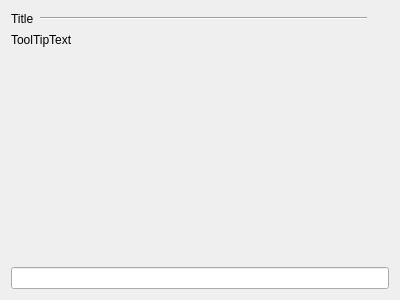
<?xml version="1.0" encoding="UTF-8"?>
<ui version="4.0">
 <class>ArbitraryDoubleSettingWidget</class>
 <widget class="QWidget" name="ArbitraryDoubleSettingWidget">
  <property name="geometry">
   <rect>
    <x>0</x>
    <y>0</y>
    <width>400</width>
    <height>300</height>
   </rect>
  </property>
  <property name="windowTitle">
   <string>Form</string>
  </property>
  <layout class="QVBoxLayout" name="verticalLayout">
   <item>
    <widget class="QFrame" name="frame_2">
     <property name="sizePolicy">
      <sizepolicy hsizetype="Preferred" vsizetype="Maximum">
       <horstretch>0</horstretch>
       <verstretch>0</verstretch>
      </sizepolicy>
     </property>
     <property name="frameShape">
      <enum>QFrame::NoFrame</enum>
     </property>
     <property name="frameShadow">
      <enum>QFrame::Raised</enum>
     </property>
     <layout class="QHBoxLayout" name="horizontalLayout">
      <property name="margin">
       <number>0</number>
      </property>
      <item>
       <widget class="QLabel" name="_title">
        <property name="sizePolicy">
         <sizepolicy hsizetype="Maximum" vsizetype="Fixed">
          <horstretch>0</horstretch>
          <verstretch>0</verstretch>
         </sizepolicy>
        </property>
        <property name="text">
         <string>Title</string>
        </property>
       </widget>
      </item>
      <item>
       <widget class="Line" name="line_2">
        <property name="orientation">
         <enum>Qt::Horizontal</enum>
        </property>
       </widget>
      </item>
      <item>
       <widget class="QPushButton" name="helpIcon">
        <property name="sizePolicy">
         <sizepolicy hsizetype="Maximum" vsizetype="Fixed">
          <horstretch>0</horstretch>
          <verstretch>0</verstretch>
         </sizepolicy>
        </property>
        <property name="maximumSize">
         <size>
          <width>16</width>
          <height>16</height>
         </size>
        </property>
        <property name="text">
         <string/>
        </property>
        <property name="icon">
         <iconset>
          <normaloff>:/Icons/Ressources/HelpButton.png</normaloff>
          <normalon>:/new/Icons/Ressources/HelpButton.png</normalon>:/Icons/Ressources/HelpButton.png</iconset>
        </property>
        <property name="iconSize">
         <size>
          <width>14</width>
          <height>14</height>
         </size>
        </property>
        <property name="checkable">
         <bool>false</bool>
        </property>
        <property name="flat">
         <bool>true</bool>
        </property>
       </widget>
      </item>
     </layout>
    </widget>
   </item>
   <item>
    <widget class="QLabel" name="_toolTip">
     <property name="sizePolicy">
      <sizepolicy hsizetype="Minimum" vsizetype="Minimum">
       <horstretch>0</horstretch>
       <verstretch>0</verstretch>
      </sizepolicy>
     </property>
     <property name="autoFillBackground">
      <bool>true</bool>
     </property>
     <property name="text">
      <string>ToolTipText</string>
     </property>
     <property name="textFormat">
      <enum>Qt::AutoText</enum>
     </property>
     <property name="scaledContents">
      <bool>false</bool>
     </property>
     <property name="alignment">
      <set>Qt::AlignLeading|Qt::AlignLeft|Qt::AlignTop</set>
     </property>
     <property name="wordWrap">
      <bool>true</bool>
     </property>
     <property name="openExternalLinks">
      <bool>false</bool>
     </property>
     <property name="textInteractionFlags">
      <set>Qt::LinksAccessibleByMouse|Qt::TextSelectableByMouse</set>
     </property>
    </widget>
   </item>
   <item>
    <widget class="QLineEdit" name="lineEdit"/>
   </item>
  </layout>
 </widget>
 <resources/>
 <connections/>
</ui>
